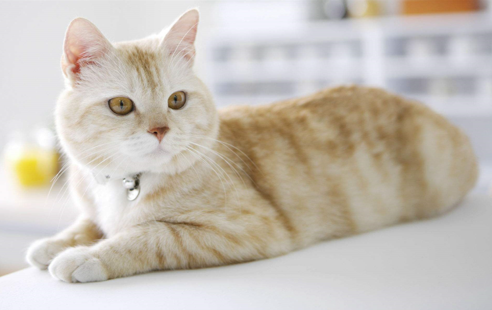
#> input picture cat.jpg, 492 x 310 px
$ python sift.py
#> lines starting #> are read from the running program, lines starting #| are printed output that depends on the picture
#coding=utf8
import numpy as np
from PIL import Image
import matplotlib.pyplot as plt
import matplotlib.cm as cm
import math
import cv2
import os,sys
import scipy.ndimage
import time
import scipy
from numpy.linalg import det, lstsq, norm
from functools import cmp_to_key


###################################################### 1. 定义SIFT类 ####################################################
class  CSift:
	def __init__(self,num_octave,num_scale,sigma):
		self.sigma = sigma	#初始尺度因子
		self.num_scale = num_scale #层数
		self.num_octave = 3 #组数，后续重新计算
		self.contrast_t = 0.04#弱响应阈值
		self.eigenvalue_r = 10#hessian矩阵特征值的比值阈值
		self.scale_factor = 1.5#求取方位信息时的尺度系数
		self.radius_factor = 3#3被采样率
		self.num_bins = 36 #计算极值点方向时的方位个数
		self.peak_ratio = 0.8 #求取方位信息时，辅方向的幅度系数

###################################################### 2. 构建尺度空间 ####################################################
def pre_treat_img(img_src,sigma,sigma_camera=0.5):
	sigma_mid = np.sqrt(sigma**2 - (2*sigma_camera)**2)#因为接下来会将图像尺寸放大2倍处理，所以sigma_camera值翻倍
	img = img_src.copy()
	img = cv2.resize(img,(img.shape[1]*2,img.shape[0]*2),interpolation=cv2.INTER_LINEAR)#注意dstSize的格式，行、列对应高、宽
	img = cv2.GaussianBlur(img,(0,0),sigmaX=sigma_mid,sigmaY=sigma_mid)
	return img

def get_numOfOctave(img):
	num = round (np.log(min(img.shape[0],img.shape[1]))/np.log(2) )-1
	return num

def construct_gaussian_pyramid(img_src,sift:CSift):
	pyr=[]
	img_base = img_src.copy()
	for i in range(sift.num_octave):#共计构建octave组
		octave = construct_octave(img_base,sift.num_scale,sift.sigma) #构建每一个octave组
		pyr.append(octave)
		img_base = octave[-3]#倒数第三层的尺度与下一组的初始尺度相同，对该层进行降采样，作为下一组的图像输入
		img_base = cv2.resize(img_base,(int(img_base.shape[1]/2),int(img_base.shape[0]/2)),interpolation=cv2.INTER_NEAREST)
	return pyr

def construct_octave(img_src,s,sigma):
	octave = []
	octave.append(img_src) #输入的图像已经进行过GaussianBlur了
	k = 2**(1/s)
	for i in range(1,s+3):#为得到S层个极值结果，需要构建S+3个高斯层
		img = octave[-1].copy()
		cur_sigma = k**i*sigma
		pre_sigma = k**(i-1)*sigma
		mid_sigma = np.sqrt(cur_sigma**2 - pre_sigma**2)
		cur_img = cv2.GaussianBlur(img,(0,0),sigmaX=mid_sigma,sigmaY=mid_sigma)
		octave.append(cur_img)
	return octave

###################################################### 3. 寻找初始极值点 ##################################################
def construct_DOG(pyr):
	dog_pyr=[]
	for i in range(len(pyr)):#对于每一组高斯层
		octave = pyr[i] #获取当前组
		dog=[]
		for j in range(len(octave)-1):#对于当前层
			diff = octave[j+1]-octave[j]
			dog.append(diff)
		dog_pyr.append(dog)
	return dog_pyr

def get_keypoints(gau_pyr,dog_pyr,sift:CSift):
	key_points = []
	threshold = np.floor(0.5 * sift.contrast_t / sift.num_scale * 255) #原始图像灰度范围[0,255]
	for octave_index in range(len(dog_pyr)):#遍历每一个DoG组
		octave = dog_pyr[octave_index]#获取当前组下高斯差分层list
		for s in range(1,len(octave)-1):#遍历每一层（第1层到倒数第2层）
			bot_img,mid_img,top_img = octave[s-1],octave[s],octave[s+1] #获取3层图像数据
			board_width = 5
			x_st ,y_st= board_width,board_width
			x_ed ,y_ed = bot_img.shape[0]-board_width,bot_img.shape[1]-board_width
			for i in range(x_st,x_ed):#遍历中间层图像的所有x
				for j in range(y_st,y_ed):#遍历中间层图像的所有y
					flag = is_extreme(bot_img[i-1:i+2,j-1:j+2],mid_img[i-1:i+2,j-1:j+2],top_img[i-1:i+2,j-1:j+2],threshold)#初始判断是否为极值
					if flag:#若初始判断为极值，则尝试拟合获取精确极值位置
						reu = try_fit_extreme(octave,s,i,j,board_width,octave_index,sift)
						if reu is not None:#若插值成功，则求取方向信息，
							kp,stemp = reu
							kp_orientation =  compute_orientation(kp,octave_index,gau_pyr[octave_index][stemp],sift)
							for k in kp_orientation:#将带方向信息的关键点保存
								key_points.append(k)
	return key_points

def is_extreme(bot,mid,top,thr):
	c = mid[1][1]
	temp = np.concatenate([bot,mid,top],axis=0)
	if c>thr:
		index1 = temp>c
		flag1 = len(np.where(index1 == True)[0]) > 0
		return not flag1
	elif c<-thr:
		index2 = temp<c
		flag2 = len(np.where(index2 == True)[0]) > 0
		return not flag2
	return False

# [278 lines left out: functions try_fit_extreme, fit_extreme, get_gradient, get_hessian, compute_orientation, get_descriptor and 3 more, not called in this run]

def do_sift(img_src,sift:CSift):
	img = img_src.copy().astype(np.float32)
	img = pre_treat_img(img,sift.sigma)
	sift.num_octave = get_numOfOctave(img)
	gaussian_pyr = construct_gaussian_pyramid(img,sift)
	dog_pyr = construct_DOG(gaussian_pyr)
	key_points = get_keypoints(gaussian_pyr,dog_pyr,sift)
	key_points = remove_duplicate_points(key_points)
	descriptor = get_descriptor(key_points,gaussian_pyr)
	return key_points,descriptor

if __name__ == '__main__':
	MIN_MATCH_COUNT = 10
	sift = CSift(num_octave=4,num_scale=3,sigma=1.6)
	img_src1 = cv2.imread('cat.jpg',-1)
#> img_src1 is the input picture: shape (310, 492, 3); mean B, G, R 182.2, 192.1, 199.4
	#img_src1 = cv2.resize(img_src1, (0, 0), fx=.25, fy=.25)
	img_src2 = cv2.imread('cat_trans.jpg', -1)
	#img_src2 = cv2.resize(img_src2, (0, 0), fx=.5, fy=.5)
	# 1. 使用本sift算子
	kp1, des1 = do_sift(img_src1, sift)
#> in do_sift, `sift.num_octave = get_numOfOctave(img)`: sift.num_octave = 8
#> the loop in construct_gaussian_pyramid, `for i in range(sift.num_octave):#共计构建octave组` made 8 passes
#> pass 2, in construct_gaussian_pyramid, `img_base = octave[-3]#倒数第三层的尺度与下一组的初始尺度相同，对该层进行降采样，作为下一组的图像输入`:
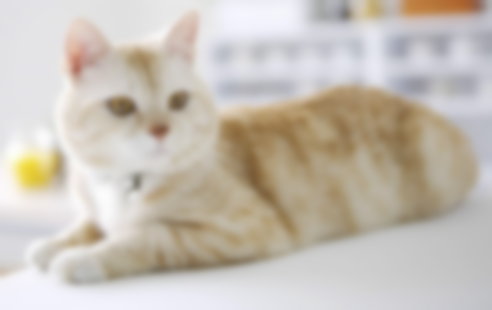
#> img_base: shape (310, 492, 3) float32; mean of channels 0, 1, 2 182.2, 192, 199.4; drawn as B, G, R
#> after the loop in construct_gaussian_pyramid, `for i in range(sift.num_octave):#共计构建octave组`: pyr = 8 items
#> the loop in construct_DOG, `for i in range(len(pyr)):#对于每一组高斯层` made 8 passes
#> the loop in get_keypoints, `for octave_index in range(len(dog_pyr)):#遍历每一个DoG组` made 1 pass
#> after the loop in get_keypoints, `for octave_index in range(len(dog_pyr)):#遍历每一个DoG组`: key_points = []
#> (the run stopped early here; a loop or call above may not have finished)

$ run again, with reu_highcontrast.jpg copied over cat.jpg
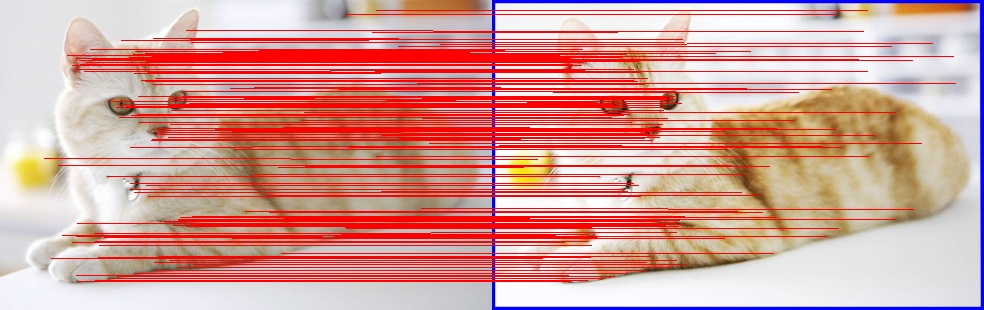
#> input picture reu_highcontrast.jpg, 984 x 310 px
#> img_src1 is the input picture: shape (310, 984, 3); mean B, G, R 151.4, 157.8, 212.3
#> in pre_treat_img, `img = cv2.GaussianBlur(img,(0,0),sigmaX=sigma_mid,sigmaY=sigma_mid)`:
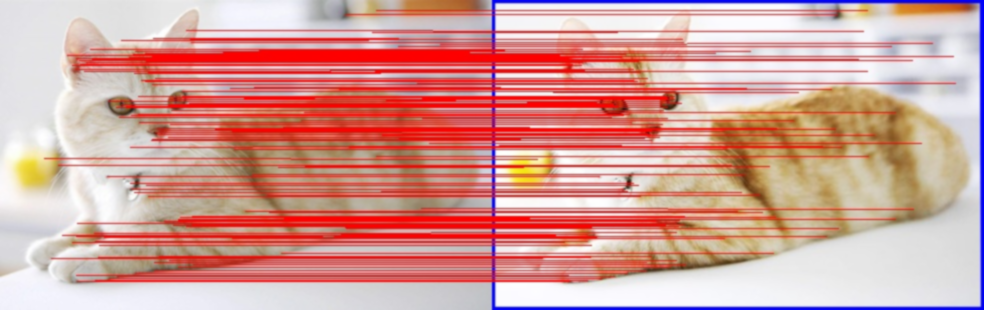
#> img: shape (620, 1968, 3) float32 (shown at 1/2 size); mean B, G, R 151.5, 157.8, 212.3
#> sift.num_octave = 8
#> the loop in construct_gaussian_pyramid, `for i in range(sift.num_octave):#共计构建octave组` made 8 passes
#> pass 2, in construct_gaussian_pyramid, `img_base = octave[-3]#倒数第三层的尺度与下一组的初始尺度相同，对该层进行降采样，作为下一组的图像输入`:
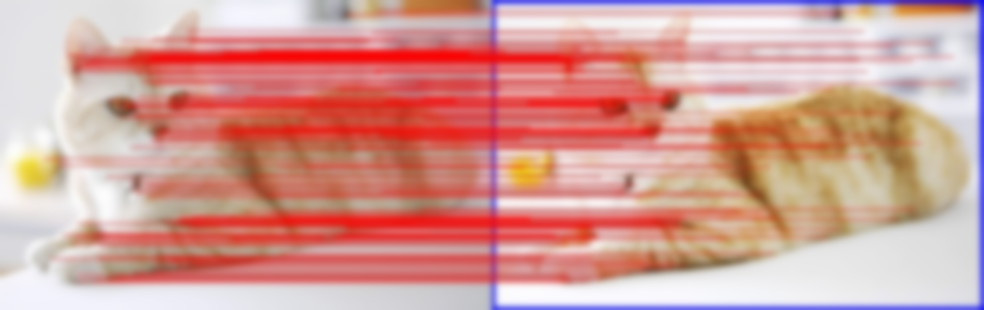
#> img_base: shape (310, 984, 3) float32; mean of channels 0, 1, 2 151.3, 158, 212.5; drawn as B, G, R
#> after the loop in construct_gaussian_pyramid, `for i in range(sift.num_octave):#共计构建octave组`: pyr = 8 items
#> the loop in construct_DOG, `for i in range(len(pyr)):#对于每一组高斯层` made 8 passes
#> the loop in get_keypoints, `for octave_index in range(len(dog_pyr)):#遍历每一个DoG组` made 1 pass
#> after the loop in get_keypoints, `for octave_index in range(len(dog_pyr)):#遍历每一个DoG组`: key_points = []

$ run again, with reu_rotate.jpg copied over cat.jpg
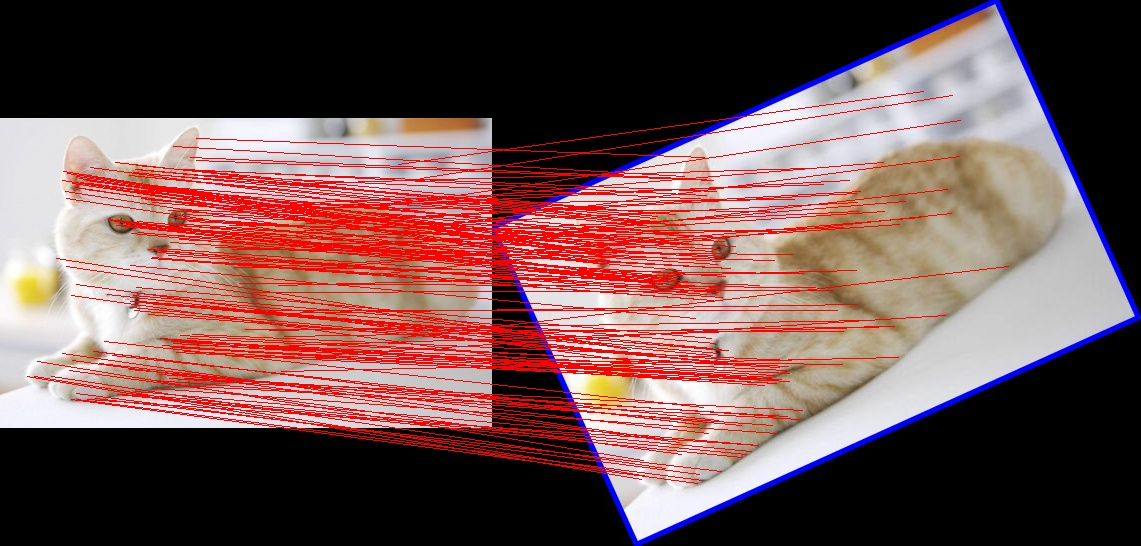
#> input picture reu_rotate.jpg, 1141 x 546 px
#> img_src1 is the input picture: shape (546, 1141, 3); mean B, G, R 84.4, 85.3, 116.1
#> in pre_treat_img, `img = cv2.GaussianBlur(img,(0,0),sigmaX=sigma_mid,sigmaY=sigma_mid)`:
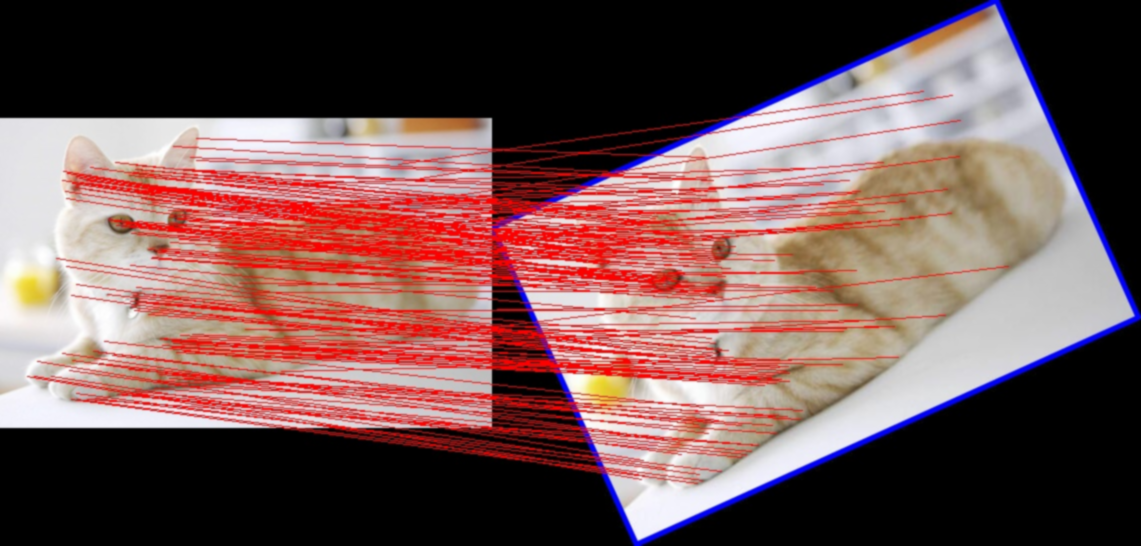
#> img: shape (1092, 2282, 3) float32 (shown at 1/2 size); mean B, G, R 84.4, 85.3, 116.1
#> sift.num_octave = 9
#> the loop in construct_gaussian_pyramid, `for i in range(sift.num_octave):#共计构建octave组` made 9 passes
#> pass 2, in construct_gaussian_pyramid, `img_base = octave[-3]#倒数第三层的尺度与下一组的初始尺度相同，对该层进行降采样，作为下一组的图像输入`:
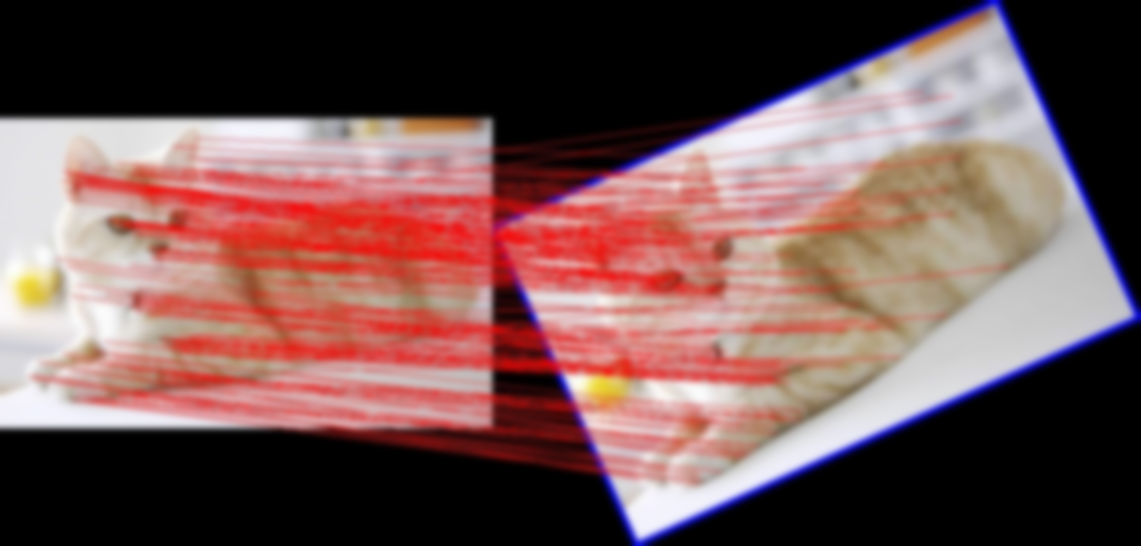
#> img_base: shape (546, 1141, 3) float32; mean of channels 0, 1, 2 84.4, 85.4, 116.1; drawn as B, G, R
#> after the loop in construct_gaussian_pyramid, `for i in range(sift.num_octave):#共计构建octave组`: pyr = 9 items
#> the loop in construct_DOG, `for i in range(len(pyr)):#对于每一组高斯层` made 9 passes
#> the loop in get_keypoints, `for octave_index in range(len(dog_pyr)):#遍历每一个DoG组` made 1 pass
#> after the loop in get_keypoints, `for octave_index in range(len(dog_pyr)):#遍历每一个DoG组`: key_points = []
